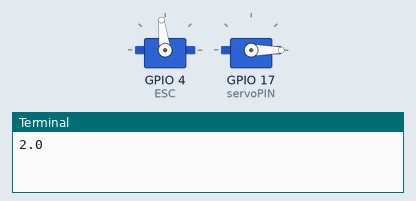
Simulated run of this program. Board: Raspberry Pi (BCM pin numbers). Shown: 2 × servo, the last lines printed to the terminal. Servo angles are drawn from the pulse width (0.5 ms = 0°, 2.5 ms = 180°).

Above: at 12.05 s.
At 13.55 s:
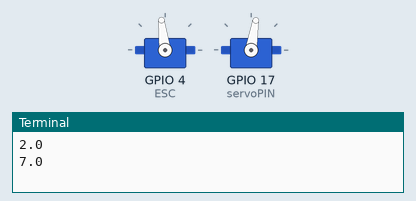
At 14.5 s:
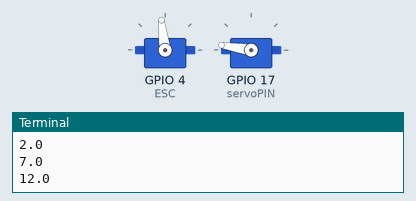
Timing chart, 0 to 15.5 s (numbered marks = the images above):
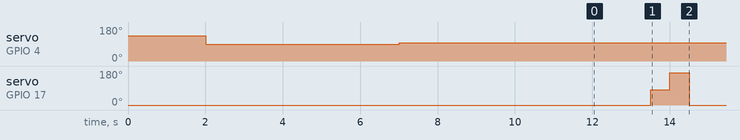

Measured:
- by itself, servo on GPIO 17 (servoPIN): repeats every 3.0 s: 171° 0.50 s, 0° 2.0 s, 81° 0.50 s

The program:

esctest.py
```python
import time
import pigpio
import RPi.GPIO as GPIO

ESC = 4

pi = pigpio.pi() # Connect to local Pi.

# ----------- Initialisation -----------
pi.set_servo_pulsewidth(ESC, 0) # Minimum throttle.

time.sleep(1)

pi.set_servo_pulsewidth(ESC, 2000) # Maximum throttle.

time.sleep(1)

pi.set_servo_pulsewidth(ESC, 1500) # Neutral input (over 1500->forward | under 1500 -> backward)

time.sleep(5)

pi.set_servo_pulsewidth(ESC, 0) # Stop servo pulses.

# ----------- Initialisation terminée -----------

pi.set_servo_pulsewidth(ESC, 1575)

time.sleep(5)

pi.set_servo_pulsewidth(ESC, 0)

pi.stop() # Disconnect from local Raspberry Pi.


# ----------- Test de la commande du servomoteur -----------
servoPIN = 17
GPIO.setmode(GPIO.BCM)
GPIO.setup(servoPIN, GPIO.OUT)


p = GPIO.PWM(servoPIN, 50) # GPIO 17 for PWM with 50Hz
p.start(2) # Initialization

def set_servo(angle, servo):

    duty = angle/18+2
    print(duty)
    servo.ChangeDutyCycle(duty)

while True:
    set_servo(0, p)
    time.sleep(1.5)
    set_servo(90, p)
    time.sleep(0.5)
    set_servo(180, p)
    time.sleep(0.5)
    set_servo(0, p)
    time.sleep(0.5)
```
